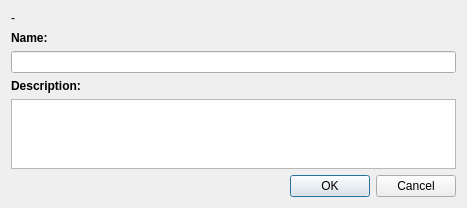
<?xml version="1.0" encoding="UTF-8"?>
<ui version="4.0">
 <class>RegionEditDialog</class>
 <widget class="QDialog" name="RegionEditDialog">
  <property name="geometry">
   <rect>
    <x>0</x>
    <y>0</y>
    <width>467</width>
    <height>204</height>
   </rect>
  </property>
  <property name="windowTitle">
   <string>Dialog</string>
  </property>
  <layout class="QVBoxLayout" name="verticalLayout">
   <item>
    <layout class="QVBoxLayout" name="verticalLayout_2">
     <item>
      <widget class="QLabel" name="rectLabel">
       <property name="sizePolicy">
        <sizepolicy hsizetype="Preferred" vsizetype="Fixed">
         <horstretch>0</horstretch>
         <verstretch>0</verstretch>
        </sizepolicy>
       </property>
       <property name="text">
        <string>-</string>
       </property>
      </widget>
     </item>
     <item>
      <widget class="QLabel" name="label_3">
       <property name="sizePolicy">
        <sizepolicy hsizetype="Fixed" vsizetype="Fixed">
         <horstretch>0</horstretch>
         <verstretch>0</verstretch>
        </sizepolicy>
       </property>
       <property name="font">
        <font>
         <weight>75</weight>
         <bold>true</bold>
        </font>
       </property>
       <property name="text">
        <string>Name:</string>
       </property>
      </widget>
     </item>
     <item>
      <widget class="QLineEdit" name="nameLineEdit"/>
     </item>
     <item>
      <spacer name="verticalSpacer">
       <property name="orientation">
        <enum>Qt::Vertical</enum>
       </property>
       <property name="sizeHint" stdset="0">
        <size>
         <width>20</width>
         <height>40</height>
        </size>
       </property>
      </spacer>
     </item>
     <item>
      <widget class="QLabel" name="label">
       <property name="sizePolicy">
        <sizepolicy hsizetype="Fixed" vsizetype="Fixed">
         <horstretch>0</horstretch>
         <verstretch>0</verstretch>
        </sizepolicy>
       </property>
       <property name="font">
        <font>
         <weight>75</weight>
         <bold>true</bold>
        </font>
       </property>
       <property name="text">
        <string>Description:</string>
       </property>
      </widget>
     </item>
     <item>
      <widget class="QPlainTextEdit" name="descriptionTextEdit"/>
     </item>
    </layout>
   </item>
   <item>
    <widget class="QDialogButtonBox" name="buttonBox">
     <property name="orientation">
      <enum>Qt::Horizontal</enum>
     </property>
     <property name="standardButtons">
      <set>QDialogButtonBox::Cancel|QDialogButtonBox::Ok</set>
     </property>
    </widget>
   </item>
  </layout>
 </widget>
 <resources/>
 <connections>
  <connection>
   <sender>buttonBox</sender>
   <signal>accepted()</signal>
   <receiver>RegionEditDialog</receiver>
   <slot>accept()</slot>
   <hints>
    <hint type="sourcelabel">
     <x>248</x>
     <y>254</y>
    </hint>
    <hint type="destinationlabel">
     <x>157</x>
     <y>274</y>
    </hint>
   </hints>
  </connection>
  <connection>
   <sender>buttonBox</sender>
   <signal>rejected()</signal>
   <receiver>RegionEditDialog</receiver>
   <slot>reject()</slot>
   <hints>
    <hint type="sourcelabel">
     <x>316</x>
     <y>260</y>
    </hint>
    <hint type="destinationlabel">
     <x>286</x>
     <y>274</y>
    </hint>
   </hints>
  </connection>
 </connections>
</ui>
